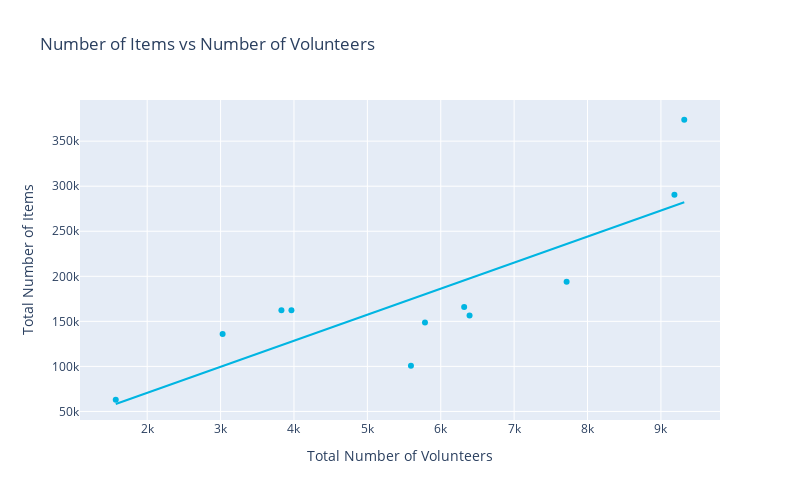

The code cell stored with this chart in its notebook:
### Markdown cell above
The bar plot with all trash categories above looks pretty busy, and it's hard to compare sizes of different colors when they're stacked on top of each other. 

## Correlation Between Number of Volunteers and Number of Debris Items Collected
It looks like total number of trash items and number of volunteers might be correlated, let's plot the number of items as a function of the number of volunteers. It makes sense that the more people are doing cleanup, the more things get cleaned up. We could multiply the number of hours of cleanup with the number of volunteers, but there seems to be some outliers in the Duration (hrs) data, so we'll skip that for now.
Plotted below are the number of items vs number of volunteers, each summarized over a one year period.

### Code cell
fig.data = []
fig = px.scatter(graph_maker.annual_data, 
                 x='Total Volunteers', 
                 y='Total Items', 
                 trendline="ols",
                 title="Number of Items vs Number of Volunteers",
                )
fig.update_layout(
    autosize=False,
    width=800,
    height=500,
    yaxis_title='Total Number of Items',
    xaxis_title='Total Number of Volunteers',
)
fig.update_traces(marker_color=graphs.SOS_BLUE)
fig.show()

### Figure 1 — Plotly figure (JSON) as saved in the notebook; plotly's stock layout.template omitted (floating-point values rounded to 4 significant figures)
{"data": [{"hovertemplate": "Total Volunteers=%{x}<br>Total Items=%{y}<extra></extra>", "legendgroup": "", "marker": {"color": "#00b5e2", "symbol": "circle"}, "mode": "markers", "name": "", "orientation": "v", "showlegend": false, "type": "scatter", "x": [9184, 9318, 7715, 6319, 5594, 5785, 6392.0, 1572.0, 3028.0, 3829, 3966.0], "xaxis": "x", "y": [290500.0, 373800.0, 193821, 165952, 100800.0, 148800.0, 156500.0, 63039, 135892, 162393, 162188], "yaxis": "y"}, {"hovertemplate": "<b>OLS trendline</b><br>Total Items = 28.903 * Total Volunteers + 12849.1<br>R<sup>2</sup>=0.685904<br><br>Total Volunteers=%{x}<br>Total Items=%{y} <b>(trend)</b><extra></extra>", "legendgroup": "", "marker": {"color": "#00b5e2", "symbol": "circle"}, "mode": "lines", "name": "", "showlegend": false, "type": "scatter", "x": [1572.0, 3028.0, 3829, 3966.0, 5594, 5785, 6319, 6392.0, 7715, 9184, 9318], "xaxis": "x", "y": [58270.0, 100400.0, 123500.0, 127500.0, 174500.0, 180100.0, 195500.0, 197600.0, 235800.0, 278300.0, 282200.0], "yaxis": "y"}], "layout": {"autosize": false, "height": 500, "legend": {"tracegroupgap": 0}, "title": {"text": "Number of Items vs Number of Volunteers"}, "width": 800, "xaxis": {"anchor": "y", "autorange": true, "domain": [0, 1], "range": [1084.0, 9805.0], "title": {"text": "Total Number of Volunteers"}, "type": "linear"}, "yaxis": {"anchor": "x", "autorange": true, "domain": [0, 1], "range": [40510.0, 395700.0], "title": {"text": "Total Number of Items"}, "type": "linear"}}}
